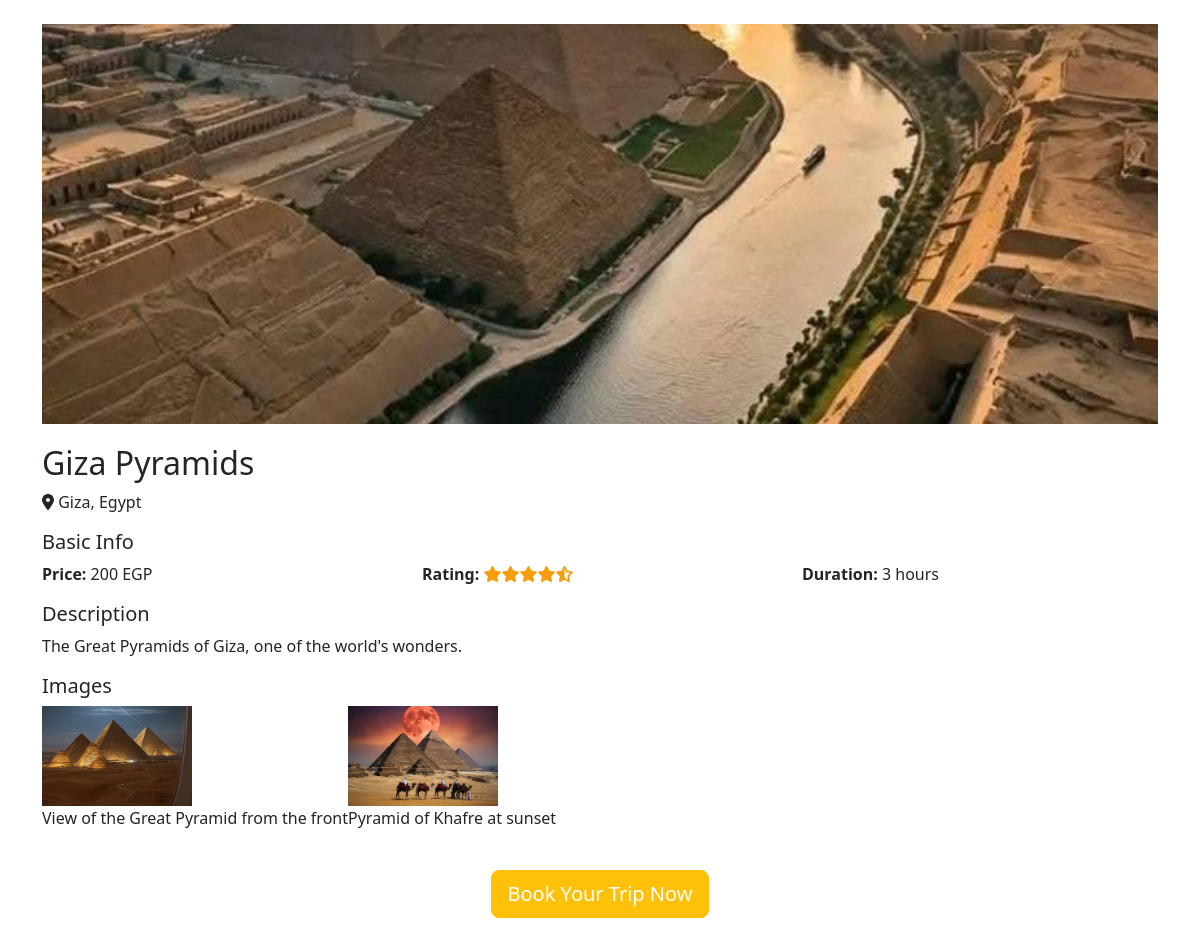
The page /detailes.php?id=1 on the database its author committed.
### tables this page shows
CREATE TABLE `destination` (
  `id` int(11) NOT NULL,
  `name` varchar(100) DEFAULT NULL,
  `image` varchar(255) DEFAULT NULL,
  `description` text DEFAULT NULL,
  `location` varchar(255) DEFAULT NULL,
  `rating` float DEFAULT NULL,
  `duration` varchar(100) DEFAULT NULL
);

CREATE TABLE `destination_images` (
  `id` int(11) NOT NULL,
  `destination_id` int(11) NOT NULL,
  `image_url` varchar(255) NOT NULL,
  `caption` varchar(255) DEFAULT NULL
);

### detailes.php (the view, shortened to what this page needs)
<?php
$conn = mysqli_connect("localhost", "root", "", "tourism");
if(isset($_GET['id'])){
    $id = $_GET['id'];
    $sql = "SELECT * FROM destination WHERE id = $id";
    $result = mysqli_query($conn, $sql);
    $destination = mysqli_fetch_assoc($result);
    $img_sql = "SELECT * FROM destination_images WHERE destination_id = $id";
    $img_result = mysqli_query($conn, $img_sql);
} else {
    echo "No destination selected!";
    exit;
}
?>
<!DOCTYPE html>
<html lang="en">
<head>
    <link rel="stylesheet" href="bootstrap/css/bootstrap.min.css">
</head>
<body>
<div class="container my-4">
    <img src="images/<?php echo $destination['image']; ?>" class="main-img" alt="<?php echo $destination['name']; ?>">
    <h2><?php echo $destination['name']; ?></h2>
    <p><i class="fas fa-map-marker-alt"></i> <?php echo $destination['location']; ?></p>
<h5>Basic Info</h5>
<div class="row mb-3 ">
    <div class="col-md-4">
        <span class="info-label">Price:</span> 200 EGP
    </div>
    <div class="col-md-4">
        <span class="info-label">Rating:</span>
        <?php
        $rating = $destination['rating'];
        for($i=1; $i<=5; $i++){
            if($i <= floor($rating)){
                echo '<i class="fas fa-star" style="color:#f59e0b;"></i>';
            } elseif($i - $rating <= 0.5){
                echo '<i class="fas fa-star-half-alt" style="color:#f59e0b;"></i>';
            } else {
                echo '<i class="far fa-star" style="color:#f59e0b;"></i>';
            }
        }
        ?>
    </div>
    <div class="col-md-4">
        <span class="info-label">Duration:</span> <?php echo $destination['duration']; ?>
    </div>
</div>
    <h5>Description</h5>
    <p><?php echo $destination['description']; ?></p>
    <h5>Images</h5>
   <div class="d-flex">
    <?php while($img = mysqli_fetch_assoc($img_result)) { ?>
        <div class="image-caption-item">
            <img src="images/<?php echo $img['image_url']; ?>" class="thumb-img" alt="<?php echo $img['caption']; ?>">
            <p><?php echo $img['caption']; ?></p>
        </div>
    <?php } ?>
</div>
</div>
<div class="text-center my-4">
    <a href="book.php?id=<?php echo $destination['id']; ?>" class="btn btn-warning btn-lg" style="color:white;">Book Your Trip Now</a>
</div>
</body>
</html>

### detailes.php (style rules this page uses)
.thumb-img { width: 150px; height: 100px; object-fit: cover; margin-right: 10px; }
.main-img { width: 100%; max-height: 400px; object-fit: cover; margin-bottom: 20px ; }
.info-label { font-weight: bold; }

### rows shown on the page
destination: image (picture), name "Giza Pyramids", location "Giza, Egypt", duration "3 hours", description "The Great Pyramids of Giza, one of the world's wonders."
destination_images: image_url (picture), caption "View of the Great Pyramid from the front"
destination_images: image_url (picture), caption "Pyramid of Khafre at sunset"
